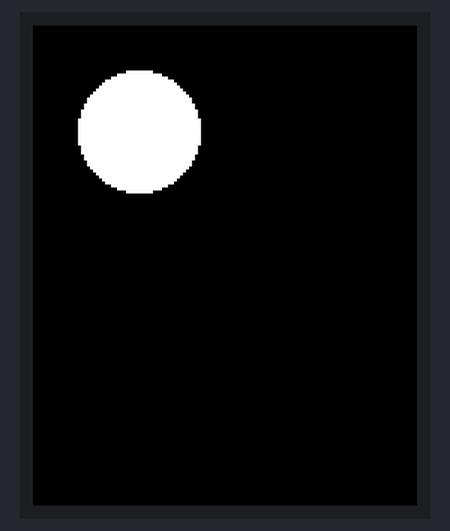
A program run on a simulated pyboard running MicroPython. Shown: 128×160 colour display. Library files of the repository ran but are not shown: st7735.py.

Above: at 0.45 s.
At 5.59 s:
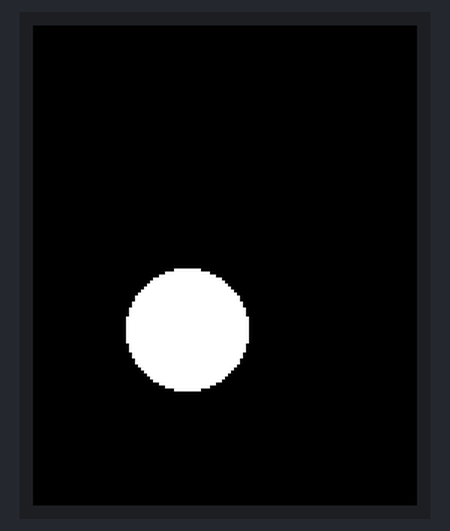
At 10.42 s:
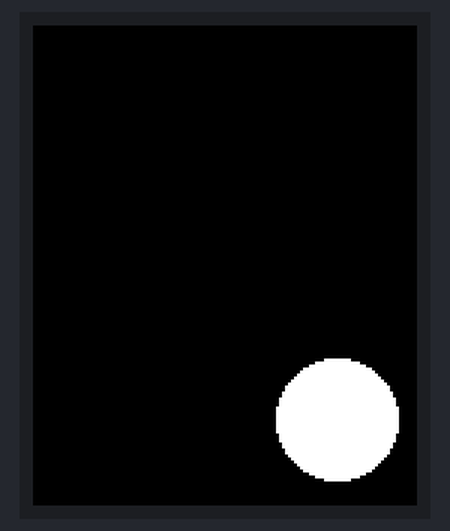
At 20.38 s:
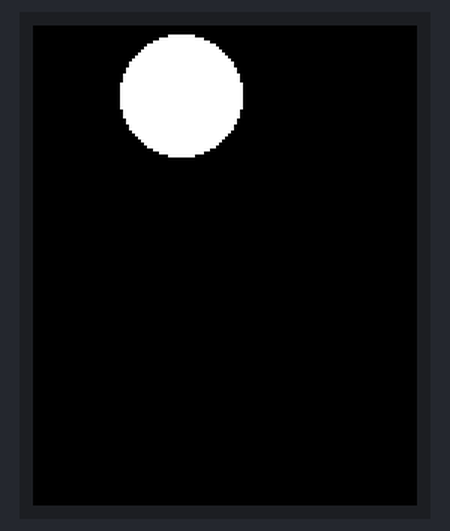
At 29.79 s:
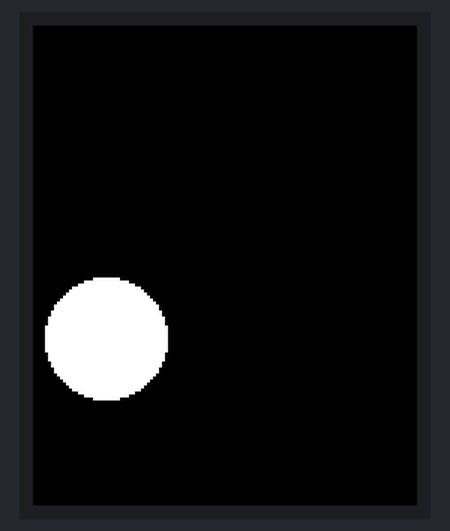
At 39.76 s:
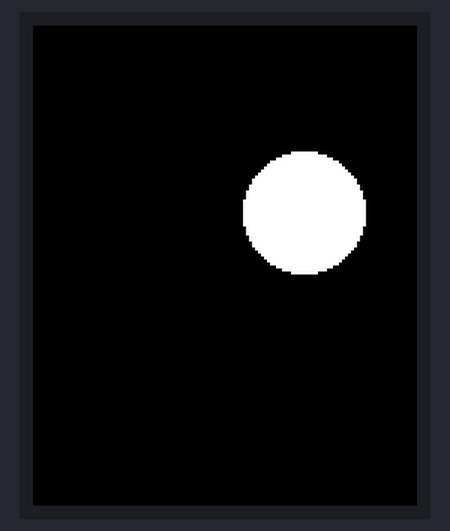

The program:

exmple-offscreen-buffer.py
```python
from framebuf import FrameBuffer, RGB565
from pyb import SPI, Pin
from st7735 import TFT

# TFT       Nicla Vision
# ----------------------
# LED/BLK   VDDIO_EXT
# SCK       SCLK
# SDA       COPI
# A0/DC     D1
# RESET     D0
# СS        CS
# GND       GND
# VCC       VDDIO_EXT

cs = Pin("CS", Pin.OUT_OD)
reset = Pin("D0", Pin.OUT_PP)
dc = Pin("D1", Pin.OUT_PP)

spi = SPI(4, SPI.MASTER, baudrate=20000000, polarity=0, phase=0)

tft = TFT(spi, dc, reset, cs, 128, 160)
tft.initr()
tft.rgb(True)
tft.fill(TFT.BLACK)

buf = bytearray(128*160*2)
fb = FrameBuffer(buf, 128, 160, RGB565)

tft._setwindowloc((0, 0), (127, 159))

size = 20
(xmax, ymax) = (128-size, 160-size)
(x, y) = (size, size)
(vx, vy) = (1, 1)

while True:
    fb.fill(0)
    fb.ellipse(x, y, size, size, 0xffff, True)
    x += vx
    if x == xmax or x == size:
        vx = -vx
    y += vy
    if y == ymax or y == size:
        vy = -vy
    tft._writedata(buf)
```
